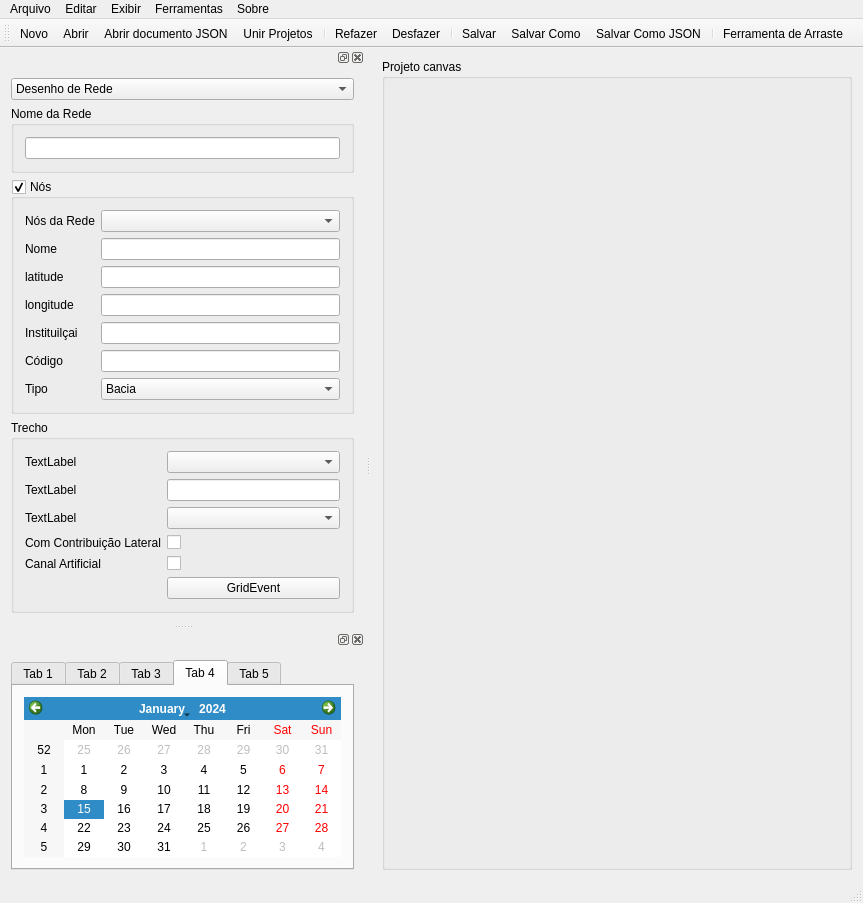
<?xml version="1.0" encoding="UTF-8"?>
<ui version="4.0">
 <class>MainWindow</class>
 <widget class="QMainWindow" name="MainWindow">
  <property name="geometry">
   <rect>
    <x>0</x>
    <y>0</y>
    <width>863</width>
    <height>860</height>
   </rect>
  </property>
  <property name="windowTitle">
   <string>MainWindow</string>
  </property>
  <widget class="QWidget" name="centralwidget">
   <layout class="QHBoxLayout" name="horizontalLayout">
    <item>
     <widget class="QGroupBox" name="groupBox_4">
      <property name="title">
       <string>Projeto canvas</string>
      </property>
     </widget>
    </item>
   </layout>
  </widget>
  <widget class="QMenuBar" name="menubar">
   <property name="geometry">
    <rect>
     <x>0</x>
     <y>0</y>
     <width>863</width>
     <height>21</height>
    </rect>
   </property>
   <widget class="QMenu" name="menuArquivo">
    <property name="title">
     <string>Arquivo</string>
    </property>
    <widget class="QMenu" name="menuSalvamento_Temporario">
     <property name="title">
      <string>Salvamento Temporario</string>
     </property>
     <addaction name="actionOn"/>
     <addaction name="actionOff"/>
     <addaction name="separator"/>
    </widget>
    <widget class="QMenu" name="menuIntervalo_de_Tempo">
     <property name="title">
      <string>Intervalo de Tempo</string>
     </property>
     <addaction name="actionDiario"/>
     <addaction name="actionMensal"/>
     <addaction name="actionAnual"/>
     <addaction name="separator"/>
     <addaction name="actionPadr_o"/>
    </widget>
    <addaction name="actionNovo"/>
    <addaction name="actionAbrir"/>
    <addaction name="actionAbrir_documento_JSON"/>
    <addaction name="separator"/>
    <addaction name="actionFechar"/>
    <addaction name="separator"/>
    <addaction name="actionsalvar"/>
    <addaction name="actionSalvar_Como"/>
    <addaction name="actionSalvar_Como_JSON"/>
    <addaction name="menuIntervalo_de_Tempo"/>
    <addaction name="actionPropriedades_do_Projeto"/>
    <addaction name="menuSalvamento_Temporario"/>
    <addaction name="separator"/>
    <addaction name="actionsair"/>
   </widget>
   <widget class="QMenu" name="menuEditar">
    <property name="title">
     <string>Editar</string>
    </property>
    <addaction name="actionRefazer"/>
    <addaction name="actionDesfazer"/>
    <addaction name="separator"/>
    <addaction name="actionSelecionar_Tudo"/>
    <addaction name="actionSelecionar_N_s"/>
    <addaction name="actionSelecionar_N_s_de_Trecho"/>
    <addaction name="separator"/>
    <addaction name="actionSelecionar_Bacias"/>
    <addaction name="actionSelecionar_N_s_de_Reservat_rios"/>
    <addaction name="actionSelecionar_N_s_de_Lago"/>
    <addaction name="actionSelecionar_N_s_de_Demanda"/>
    <addaction name="actionSelecionar_N_s_de_Jun_o"/>
    <addaction name="actionSelecionar_n_s_de_Reservat_rios_de_Passagem"/>
    <addaction name="separator"/>
   </widget>
   <widget class="QMenu" name="menuExibir">
    <property name="title">
     <string>Exibir</string>
    </property>
    <widget class="QMenu" name="menuIdiomas">
     <property name="title">
      <string>Idioma</string>
     </property>
     <addaction name="actionPortugu_s"/>
     <addaction name="separator"/>
     <addaction name="actionIngles"/>
     <addaction name="actionFranc_s"/>
     <addaction name="actionEspanhol"/>
    </widget>
    <addaction name="menuIdiomas"/>
    <addaction name="actionLegendas"/>
    <addaction name="actionVista_Geral"/>
    <addaction name="actionCamadas"/>
    <addaction name="actionSub_redes"/>
    <addaction name="actionSele_o_de_Elementos"/>
    <addaction name="separator"/>
    <addaction name="actionBarra_de_Ferramenta_Menu"/>
    <addaction name="actionBarra_de_Ferramenta_Menu_2"/>
    <addaction name="actionBarra_de_Ferramenta_Menu_3"/>
    <addaction name="actionBarra_de_Ferramenta_Menu_4"/>
    <addaction name="actionGerenciador_de_Moldulos"/>
    <addaction name="separator"/>
    <addaction name="actionModulo_de_Desenho_de_Rede"/>
    <addaction name="actionModulo_de_Hidrologia"/>
    <addaction name="actionmodulo_de_calibra_o"/>
    <addaction name="actionmodulo_de_opera_o_de_reservat_rios"/>
    <addaction name="separator"/>
    <addaction name="actionOcultar_Barras_e_Janelas"/>
   </widget>
   <widget class="QMenu" name="menuFerramentas">
    <property name="title">
     <string>Ferramentas</string>
    </property>
    <addaction name="actioncalcular_Precipita_o_M_dia"/>
    <addaction name="actionConversor_de_Arquivos"/>
    <addaction name="separator"/>
    <addaction name="actionGrafo_de_Volume_e_Zonas"/>
   </widget>
   <widget class="QMenu" name="menuSobre">
    <property name="title">
     <string>Sobre</string>
    </property>
    <widget class="QMenu" name="menuReportar_Erro">
     <property name="title">
      <string>Reportar Erro</string>
     </property>
     <addaction name="actionFormulario_de_Erro"/>
     <addaction name="actionErros_ao_Simular"/>
     <addaction name="separator"/>
     <addaction name="actionErro_Geral"/>
    </widget>
    <addaction name="menuReportar_Erro"/>
    <addaction name="actionVers_o"/>
    <addaction name="separator"/>
    <addaction name="actionSobre_a_Funceme"/>
   </widget>
   <addaction name="menuArquivo"/>
   <addaction name="menuEditar"/>
   <addaction name="menuExibir"/>
   <addaction name="menuFerramentas"/>
   <addaction name="menuSobre"/>
  </widget>
  <widget class="QStatusBar" name="statusbar"/>
  <widget class="QToolBar" name="toolBar">
   <property name="windowTitle">
    <string>toolBar</string>
   </property>
   <attribute name="toolBarArea">
    <enum>TopToolBarArea</enum>
   </attribute>
   <attribute name="toolBarBreak">
    <bool>false</bool>
   </attribute>
   <addaction name="actionNovo"/>
   <addaction name="actionAbrir"/>
   <addaction name="actionAbrir_documento_JSON"/>
   <addaction name="actionUnir_Projetos"/>
   <addaction name="separator"/>
   <addaction name="actionRefazer"/>
   <addaction name="actionDesfazer"/>
   <addaction name="separator"/>
   <addaction name="actionsalvar"/>
   <addaction name="actionSalvar_Como"/>
   <addaction name="actionSalvar_Como_JSON"/>
   <addaction name="separator"/>
   <addaction name="actionFerramenta_de_Arraste"/>
  </widget>
  <widget class="QDockWidget" name="dockWidget">
   <property name="layoutDirection">
    <enum>Qt::LeftToRight</enum>
   </property>
   <attribute name="dockWidgetArea">
    <number>1</number>
   </attribute>
   <widget class="QWidget" name="dockWidgetContents_5">
    <layout class="QVBoxLayout" name="verticalLayout_5">
     <item>
      <widget class="QComboBox" name="comboBox">
       <item>
        <property name="text">
         <string>Desenho de Rede</string>
        </property>
       </item>
       <item>
        <property name="text">
         <string>Hidrologia</string>
        </property>
       </item>
       <item>
        <property name="text">
         <string>Calibração</string>
        </property>
       </item>
       <item>
        <property name="text">
         <string>Operação de Sistemas</string>
        </property>
       </item>
      </widget>
     </item>
     <item alignment="Qt::AlignTop">
      <widget class="QGroupBox" name="groupBox">
       <property name="enabled">
        <bool>true</bool>
       </property>
       <property name="font">
        <font>
         <kerning>true</kerning>
        </font>
       </property>
       <property name="title">
        <string>Nome da Rede</string>
       </property>
       <property name="alignment">
        <set>Qt::AlignLeading|Qt::AlignLeft|Qt::AlignTop</set>
       </property>
       <layout class="QVBoxLayout" name="verticalLayout_6">
        <item>
         <widget class="QLineEdit" name="lineEdit">
          <property name="alignment">
           <set>Qt::AlignLeading|Qt::AlignLeft|Qt::AlignTop</set>
          </property>
         </widget>
        </item>
       </layout>
      </widget>
     </item>
     <item>
      <widget class="QGroupBox" name="groupBox_2">
       <property name="title">
        <string>Nós</string>
       </property>
       <property name="alignment">
        <set>Qt::AlignLeading|Qt::AlignLeft|Qt::AlignTop</set>
       </property>
       <property name="checkable">
        <bool>true</bool>
       </property>
       <layout class="QFormLayout" name="formLayout">
        <item row="0" column="0">
         <widget class="QLabel" name="label">
          <property name="text">
           <string>Nós da Rede</string>
          </property>
         </widget>
        </item>
        <item row="0" column="1">
         <widget class="QComboBox" name="comboBox_2"/>
        </item>
        <item row="1" column="0">
         <widget class="QLabel" name="label_2">
          <property name="text">
           <string>Nome</string>
          </property>
         </widget>
        </item>
        <item row="1" column="1">
         <widget class="QLineEdit" name="lineEdit_2"/>
        </item>
        <item row="2" column="0">
         <widget class="QLabel" name="label_3">
          <property name="text">
           <string>latitude</string>
          </property>
         </widget>
        </item>
        <item row="2" column="1">
         <widget class="QLineEdit" name="lineEdit_3"/>
        </item>
        <item row="3" column="0">
         <widget class="QLabel" name="label_4">
          <property name="text">
           <string>longitude</string>
          </property>
         </widget>
        </item>
        <item row="3" column="1">
         <widget class="QLineEdit" name="lineEdit_4"/>
        </item>
        <item row="4" column="0">
         <widget class="QLabel" name="label_5">
          <property name="text">
           <string>Instituilçai</string>
          </property>
         </widget>
        </item>
        <item row="4" column="1">
         <widget class="QLineEdit" name="lineEdit_5"/>
        </item>
        <item row="5" column="0">
         <widget class="QLabel" name="label_6">
          <property name="text">
           <string>Código</string>
          </property>
         </widget>
        </item>
        <item row="5" column="1">
         <widget class="QLineEdit" name="lineEdit_6"/>
        </item>
        <item row="6" column="0">
         <widget class="QLabel" name="label_7">
          <property name="text">
           <string>Tipo</string>
          </property>
         </widget>
        </item>
        <item row="6" column="1">
         <widget class="QComboBox" name="comboBox_3">
          <item>
           <property name="text">
            <string>Bacia</string>
           </property>
          </item>
          <item>
           <property name="text">
            <string>Lago Natural</string>
           </property>
          </item>
          <item>
           <property name="text">
            <string>Reservatório</string>
           </property>
          </item>
          <item>
           <property name="text">
            <string>Junção</string>
           </property>
          </item>
          <item>
           <property name="text">
            <string>Demanda</string>
           </property>
          </item>
         </widget>
        </item>
       </layout>
      </widget>
     </item>
     <item>
      <widget class="QGroupBox" name="groupBox_3">
       <property name="title">
        <string>Trecho</string>
       </property>
       <layout class="QFormLayout" name="formLayout_2">
        <item row="0" column="0">
         <widget class="QLabel" name="label_8">
          <property name="text">
           <string>TextLabel</string>
          </property>
         </widget>
        </item>
        <item row="0" column="1">
         <widget class="QComboBox" name="comboBox_4"/>
        </item>
        <item row="1" column="0">
         <widget class="QLabel" name="label_9">
          <property name="text">
           <string>TextLabel</string>
          </property>
         </widget>
        </item>
        <item row="1" column="1">
         <widget class="QLineEdit" name="lineEdit_7"/>
        </item>
        <item row="2" column="0">
         <widget class="QLabel" name="label_10">
          <property name="text">
           <string>TextLabel</string>
          </property>
         </widget>
        </item>
        <item row="2" column="1">
         <widget class="QComboBox" name="comboBox_5"/>
        </item>
        <item row="3" column="0">
         <widget class="QLabel" name="label_11">
          <property name="text">
           <string>Com Contribuição Lateral</string>
          </property>
         </widget>
        </item>
        <item row="3" column="1">
         <widget class="QCheckBox" name="checkBox">
          <property name="text">
           <string/>
          </property>
         </widget>
        </item>
        <item row="4" column="0">
         <widget class="QLabel" name="label_12">
          <property name="text">
           <string>Canal Artificial</string>
          </property>
         </widget>
        </item>
        <item row="4" column="1">
         <widget class="QCheckBox" name="checkBox_2">
          <property name="text">
           <string/>
          </property>
         </widget>
        </item>
        <item row="5" column="1">
         <widget class="QPushButton" name="pushButton_2">
          <property name="text">
           <string>GridEvent</string>
          </property>
         </widget>
        </item>
       </layout>
      </widget>
     </item>
     <item>
      <spacer name="verticalSpacer">
       <property name="orientation">
        <enum>Qt::Vertical</enum>
       </property>
       <property name="sizeHint" stdset="0">
        <size>
         <width>20</width>
         <height>40</height>
        </size>
       </property>
      </spacer>
     </item>
    </layout>
   </widget>
  </widget>
  <widget class="QDockWidget" name="dockWidget_2">
   <attribute name="dockWidgetArea">
    <number>1</number>
   </attribute>
   <widget class="QWidget" name="dockWidgetContents_6">
    <layout class="QVBoxLayout" name="verticalLayout_7">
     <item>
      <widget class="QTabWidget" name="tabWidget">
       <property name="currentIndex">
        <number>3</number>
       </property>
       <widget class="QWidget" name="tab_1">
        <attribute name="title">
         <string>Tab 1</string>
        </attribute>
        <layout class="QFormLayout" name="formLayout_3">
         <item row="0" column="0">
          <widget class="QLabel" name="label_13">
           <property name="text">
            <string>Prioridade</string>
           </property>
          </widget>
         </item>
         <item row="0" column="1">
          <widget class="QLineEdit" name="lineEdit_8"/>
         </item>
         <item row="1" column="0">
          <widget class="QLabel" name="label_14">
           <property name="text">
            <string>Prioridade</string>
           </property>
          </widget>
         </item>
         <item row="1" column="1">
          <widget class="QLineEdit" name="lineEdit_9"/>
         </item>
         <item row="2" column="0">
          <widget class="QLabel" name="label_15">
           <property name="text">
            <string>Prioridade</string>
           </property>
          </widget>
         </item>
         <item row="2" column="1">
          <widget class="QTextBrowser" name="textBrowser"/>
         </item>
        </layout>
       </widget>
       <widget class="QWidget" name="tab_2">
        <attribute name="title">
         <string>Tab 2</string>
        </attribute>
        <layout class="QVBoxLayout" name="verticalLayout">
         <item>
          <layout class="QFormLayout" name="formLayout_4">
           <item row="0" column="0">
            <widget class="QLabel" name="label_16">
             <property name="text">
              <string>Name</string>
             </property>
            </widget>
           </item>
           <item row="0" column="1">
            <widget class="QLineEdit" name="lineEdit_10"/>
           </item>
           <item row="1" column="0">
            <widget class="QLabel" name="label_17">
             <property name="text">
              <string>Data</string>
             </property>
            </widget>
           </item>
           <item row="1" column="1">
            <widget class="QLineEdit" name="lineEdit_11"/>
           </item>
           <item row="2" column="0">
            <widget class="QLabel" name="label_18">
             <property name="text">
              <string>Instituição</string>
             </property>
            </widget>
           </item>
           <item row="2" column="1">
            <widget class="QLineEdit" name="lineEdit_12"/>
           </item>
          </layout>
         </item>
         <item>
          <widget class="QPushButton" name="pushButton">
           <property name="text">
            <string>PushButton</string>
           </property>
          </widget>
         </item>
        </layout>
       </widget>
       <widget class="QWidget" name="tab_3">
        <attribute name="title">
         <string>Tab 3</string>
        </attribute>
        <layout class="QFormLayout" name="formLayout_5">
         <item row="0" column="0">
          <widget class="QLabel" name="label_19">
           <property name="text">
            <string>TextLabel</string>
           </property>
          </widget>
         </item>
         <item row="0" column="1">
          <widget class="QComboBox" name="comboBox_6"/>
         </item>
         <item row="1" column="0">
          <widget class="QLabel" name="label_20">
           <property name="text">
            <string>TextLabel</string>
           </property>
          </widget>
         </item>
         <item row="1" column="1">
          <widget class="QTextBrowser" name="textBrowser_2"/>
         </item>
        </layout>
       </widget>
       <widget class="QWidget" name="tab_4">
        <attribute name="title">
         <string>Tab 4</string>
        </attribute>
        <layout class="QGridLayout" name="gridLayout">
         <item row="0" column="0">
          <widget class="QCalendarWidget" name="calendarWidget"/>
         </item>
        </layout>
       </widget>
       <widget class="QWidget" name="tab_5">
        <attribute name="title">
         <string>Tab 5</string>
        </attribute>
        <layout class="QFormLayout" name="formLayout_6">
         <item row="0" column="0">
          <widget class="QLabel" name="label_21">
           <property name="text">
            <string>Medida</string>
           </property>
          </widget>
         </item>
         <item row="0" column="1">
          <widget class="QDoubleSpinBox" name="doubleSpinBox"/>
         </item>
         <item row="1" column="0">
          <widget class="QLabel" name="label_22">
           <property name="text">
            <string>TextLabel</string>
           </property>
          </widget>
         </item>
         <item row="1" column="1">
          <widget class="QSpinBox" name="spinBox"/>
         </item>
         <item row="2" column="0">
          <widget class="QLabel" name="label_23">
           <property name="text">
            <string>TextLabel</string>
           </property>
          </widget>
         </item>
         <item row="2" column="1">
          <widget class="QTimeEdit" name="timeEdit"/>
         </item>
         <item row="3" column="0">
          <widget class="QLabel" name="label_24">
           <property name="text">
            <string>TextLabel</string>
           </property>
          </widget>
         </item>
         <item row="3" column="1">
          <widget class="QComboBox" name="comboBox_7"/>
         </item>
         <item row="4" column="0">
          <widget class="QLabel" name="label_25">
           <property name="text">
            <string>TextLabel</string>
           </property>
          </widget>
         </item>
         <item row="4" column="1">
          <widget class="QLineEdit" name="lineEdit_13"/>
         </item>
         <item row="5" column="0">
          <widget class="QLabel" name="label_26">
           <property name="text">
            <string>TextLabel</string>
           </property>
          </widget>
         </item>
         <item row="5" column="1">
          <widget class="QSlider" name="horizontalSlider">
           <property name="orientation">
            <enum>Qt::Horizontal</enum>
           </property>
          </widget>
         </item>
        </layout>
       </widget>
      </widget>
     </item>
    </layout>
   </widget>
  </widget>
  <action name="actionNovo">
   <property name="icon">
    <iconset>
     <normaloff>images/novo.png</normaloff>images/novo.png</iconset>
   </property>
   <property name="text">
    <string>Novo</string>
   </property>
  </action>
  <action name="actionAbrir">
   <property name="icon">
    <iconset>
     <normaloff>images/abrir.png</normaloff>images/abrir.png</iconset>
   </property>
   <property name="text">
    <string>Abrir</string>
   </property>
  </action>
  <action name="actionAbrir_documento_JSON">
   <property name="icon">
    <iconset>
     <normaloff>images/json.png</normaloff>images/json.png</iconset>
   </property>
   <property name="text">
    <string>Abrir documento JSON</string>
   </property>
  </action>
  <action name="actionFechar">
   <property name="text">
    <string>Fechar</string>
   </property>
  </action>
  <action name="actionsalvar">
   <property name="icon">
    <iconset>
     <normaloff>images/save.png</normaloff>images/save.png</iconset>
   </property>
   <property name="text">
    <string>Salvar</string>
   </property>
  </action>
  <action name="actionSalvar_Como">
   <property name="icon">
    <iconset>
     <normaloff>images/saveComo.png</normaloff>images/saveComo.png</iconset>
   </property>
   <property name="text">
    <string>Salvar Como</string>
   </property>
  </action>
  <action name="actionSalvar_Como_JSON">
   <property name="icon">
    <iconset>
     <normaloff>images/saveJSON.png</normaloff>images/saveJSON.png</iconset>
   </property>
   <property name="text">
    <string>Salvar Como JSON</string>
   </property>
  </action>
  <action name="actionPropriedades_do_Projeto">
   <property name="text">
    <string>Propriedades do Projeto</string>
   </property>
  </action>
  <action name="actionOn">
   <property name="text">
    <string>Ligado</string>
   </property>
  </action>
  <action name="actionOff">
   <property name="text">
    <string>Desligado</string>
   </property>
  </action>
  <action name="actionDiario">
   <property name="text">
    <string>Diario</string>
   </property>
  </action>
  <action name="actionMensal">
   <property name="text">
    <string>Mensal</string>
   </property>
  </action>
  <action name="actionAnual">
   <property name="text">
    <string>Anual</string>
   </property>
  </action>
  <action name="actionPadr_o">
   <property name="text">
    <string>Padrão</string>
   </property>
  </action>
  <action name="actionsair">
   <property name="text">
    <string>Sair</string>
   </property>
  </action>
  <action name="actionRefazer">
   <property name="icon">
    <iconset>
     <normaloff>images/undo.fw.png</normaloff>images/undo.fw.png</iconset>
   </property>
   <property name="text">
    <string>Refazer</string>
   </property>
  </action>
  <action name="actionDesfazer">
   <property name="icon">
    <iconset>
     <normaloff>images/do.png</normaloff>images/do.png</iconset>
   </property>
   <property name="text">
    <string>Desfazer</string>
   </property>
  </action>
  <action name="actionSelecionar_Tudo">
   <property name="text">
    <string>Selecionar Tudo</string>
   </property>
  </action>
  <action name="actionSelecionar_N_s">
   <property name="text">
    <string>Selecionar Tudos os Nós</string>
   </property>
  </action>
  <action name="actionSelecionar_N_s_de_Demanda">
   <property name="text">
    <string>Selecionar Nós de Demanda</string>
   </property>
  </action>
  <action name="actionSelecionar_N_s_de_Lago">
   <property name="text">
    <string>Selecionar Nós de Lago</string>
   </property>
  </action>
  <action name="actionSelecionar_N_s_de_Reservat_rios">
   <property name="text">
    <string>Selecionar Nós de Reservatório</string>
   </property>
  </action>
  <action name="actionSelecionar_N_s_de_Jun_o">
   <property name="text">
    <string>Selecionar Nós de Junção</string>
   </property>
  </action>
  <action name="actionSelecionar_N_s_de_Trecho">
   <property name="text">
    <string>Selecionar Todos os Trechos</string>
   </property>
  </action>
  <action name="actionSelecionar_Bacias">
   <property name="text">
    <string>Selecionar Nós de Bacia</string>
   </property>
  </action>
  <action name="actionSelecionar_n_s_de_Reservat_rios_de_Passagem">
   <property name="text">
    <string>Selecionar nós de Reservatórios de Passagem</string>
   </property>
  </action>
  <action name="actionIngles">
   <property name="text">
    <string>Inglês</string>
   </property>
  </action>
  <action name="actionFranc_s">
   <property name="text">
    <string>Francês</string>
   </property>
  </action>
  <action name="actionEspanhol">
   <property name="text">
    <string>Espanhol</string>
   </property>
  </action>
  <action name="actionPortugu_s">
   <property name="text">
    <string>Português</string>
   </property>
  </action>
  <action name="actionLegendas">
   <property name="text">
    <string>Legendas</string>
   </property>
  </action>
  <action name="actionVista_Geral">
   <property name="text">
    <string>Vista Geral</string>
   </property>
  </action>
  <action name="actionCamadas">
   <property name="text">
    <string>Camadas</string>
   </property>
  </action>
  <action name="actionSub_redes">
   <property name="text">
    <string>Sub Redes</string>
   </property>
  </action>
  <action name="actionSele_o_de_Elementos">
   <property name="text">
    <string>Seleção de Elementos</string>
   </property>
  </action>
  <action name="actionBarra_de_Ferramenta_Menu">
   <property name="text">
    <string>Barra de Ferramenta Menu</string>
   </property>
  </action>
  <action name="actionBarra_de_Ferramenta_Menu_2">
   <property name="text">
    <string>Barra de Seleção de Modulos</string>
   </property>
  </action>
  <action name="actionBarra_de_Ferramenta_Menu_3">
   <property name="text">
    <string>Barra de Ferramenta de Rede</string>
   </property>
  </action>
  <action name="actionBarra_de_Ferramenta_Menu_4">
   <property name="text">
    <string>Barra de Ferramenta de Shape</string>
   </property>
  </action>
  <action name="actionGerenciador_de_Moldulos">
   <property name="text">
    <string>Gerenciador de Moldulos</string>
   </property>
  </action>
  <action name="actionModulo_de_Desenho_de_Rede">
   <property name="text">
    <string>Modulo de Desenho de Rede</string>
   </property>
  </action>
  <action name="actionModulo_de_Hidrologia">
   <property name="text">
    <string>Modulo de Hidrologia</string>
   </property>
  </action>
  <action name="actionmodulo_de_calibra_o">
   <property name="text">
    <string>Modulo de Calibração</string>
   </property>
  </action>
  <action name="actionmodulo_de_opera_o_de_reservat_rios">
   <property name="text">
    <string>Modulo de operação de Reservatórios</string>
   </property>
  </action>
  <action name="actionOcultar_Barras_e_Janelas">
   <property name="text">
    <string>Ocultar Barras e Janelas</string>
   </property>
  </action>
  <action name="actioncalcular_Precipita_o_M_dia">
   <property name="text">
    <string>Calcular Precipitação Média</string>
   </property>
  </action>
  <action name="actionConversor_de_Arquivos">
   <property name="text">
    <string>Conversor de Arquivos</string>
   </property>
  </action>
  <action name="actionGrafo_de_Volume_e_Zonas">
   <property name="text">
    <string>Grafo de Volume e Zonas</string>
   </property>
  </action>
  <action name="actionVers_o">
   <property name="text">
    <string>Versão</string>
   </property>
  </action>
  <action name="actionSobre_a_Funceme">
   <property name="text">
    <string>Sobre a Funceme</string>
   </property>
  </action>
  <action name="actionFormulario_de_Erro">
   <property name="text">
    <string>Erro ao Instalar</string>
   </property>
  </action>
  <action name="actionErros_ao_Simular">
   <property name="text">
    <string>Erro ao Simular</string>
   </property>
  </action>
  <action name="actionErro_Geral">
   <property name="text">
    <string>Erro Geral</string>
   </property>
  </action>
  <action name="actionUnir_Projetos">
   <property name="icon">
    <iconset>
     <normaloff>images/join.fw.png</normaloff>images/join.fw.png</iconset>
   </property>
   <property name="text">
    <string>Unir Projetos</string>
   </property>
  </action>
  <action name="actionFerramenta_de_Arraste">
   <property name="icon">
    <iconset>
     <normaloff>images/hand.png</normaloff>images/hand.png</iconset>
   </property>
   <property name="text">
    <string>Ferramenta de Arraste</string>
   </property>
   <property name="toolTip">
    <string>Ferramenta de Arraste</string>
   </property>
  </action>
 </widget>
 <layoutdefault spacing="6" margin="11"/>
 <resources/>
 <connections/>
</ui>
